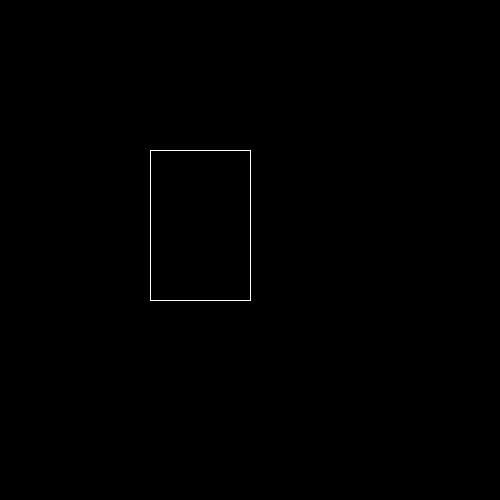
Frame 1 (no input)
Frame 60 (the mouse pressed at the canvas centre just before this capture): identical to frame 1, image omitted
Frame 120 (the mouse held since frame 60 and released just before this capture): identical to frame 1, image omitted

The Processing sketch that drew this single still picture (run headless with seeded random() and noise(); from frame 60 on, the mouse is pressed at the canvas centre):

// Processing sketch: sketch_211011copdracht9_4
// ── sketch_211011copdracht9_4.pde

void setup(){
  size (500,500);
  
}

void draw(){
 background(0,0,0);
 //rect(125,125,125,125);
 stroke(255,255,255);
 figuur(150,150,100,150);

} 

void figuur(int x, int y,int w,int h){ 
  //top line
  line(x,y,x+w,y);
  //bottom line
  line(x,y+h,x+w,y+h);
  //left line
  line(x,y,x,y+h);
  //right line
  line(x+w,y,x+w,y+h);
}
